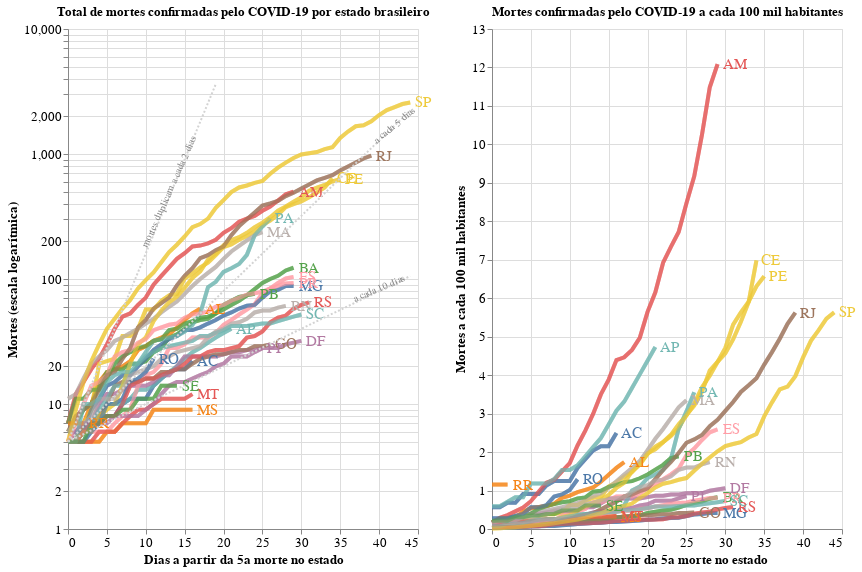

Write notebook code for a chart like this one.
### Code cell
import altair as alt

text2b = alt.Chart({'values':[{'x': 13, 'y': 500}]}).mark_text(
    text='mortes duplicam a cada 2 dias', angle=294,
    size=10,
    color = 'gray'
).encode(
    x='x:Q', y='y:Q'
)

text5b = alt.Chart({'values':[{'x': 42, 'y': 1700}]}).mark_text(
    text='a cada 5 dias', angle=320,
    size=10,
    color = 'gray'
).encode(
    x='x:Q', y='y:Q'
)

text10b = alt.Chart({'values':[{'x': 40, 'y': 84}]}).mark_text(
    text='a cada 10 dias', angle=337,
    size=10,
    color = 'gray'
).encode(
    x='x:Q', y='y:Q'
)

# Sum it all up
chart1 = alt.layer(chart, overlay, text, double2, double5, double10, text2b, text5b, text10b).properties(
    width=350,
    height=500
)

# Sum em up!
chart2 = alt.layer(chartpop + overlaypop + textpop).properties(
    width=350,
    height=500
)

alt.hconcat(chart1, chart2
).configure_axis(
    labelFontSize=13,
    titleFontSize=13
).configure_title(
    fontSize=13
).add_selection(
  selection
)

### Figure 1 — Vega-Lite specification as saved in the notebook (floating-point values rounded to 4 significant figures; data arrays with more than 128 entries replaced by an {"elided": "..."} marker saying what was removed)
{"config": {"view": {"continuousWidth": 400, "continuousHeight": 300}, "axis": {"labelFontSize": 13, "titleFontSize": 13}, "title": {"fontSize": 13}}, "hconcat": [{"layer": [{"data": {"name": "data-5e512dc811396acd23a7e8a077391844"}, "mark": {"type": "line", "opacity": 0.7, "strokeWidth": 4}, "encoding": {"color": {"condition": {"type": "nominal", "field": "state", "selection": "selector010"}, "value": "lightgray"}, "tooltip": [{"type": "nominal", "field": "state", "title": "Estado"}, {"type": "nominal", "field": "Date", "format": "%d/%m/%Y", "timeUnit": "yearmonthdate", "title": "Data"}, {"type": "nominal", "field": "Deaths", "title": "Mortes"}], "x": {"type": "quantitative", "field": "Day"}, "y": {"type": "quantitative", "field": "Deaths", "scale": {"type": "log"}}}, "selection": {"selector010": {"type": "single", "fields": ["state"]}}, "title": "Total de mortes confirmadas pelo COVID-19 por estado brasileiro"}, {"data": {"name": "data-5e512dc811396acd23a7e8a077391844"}, "mark": {"type": "line", "opacity": 0.7, "strokeWidth": 4}, "encoding": {"color": {"type": "nominal", "field": "state"}, "opacity": {"value": 0.5}, "x": {"type": "quantitative", "field": "Day"}, "y": {"type": "quantitative", "field": "Deaths", "scale": {"type": "log"}}}, "title": "Total de mortes confirmadas pelo COVID-19 por estado brasileiro", "transform": [{"filter": {"selection": "selector010"}}]}, {"data": {"name": "data-5e512dc811396acd23a7e8a077391844"}, "mark": {"type": "text", "align": "left", "dx": 5, "size": 15}, "encoding": {"color": {"type": "nominal", "field": "state", "legend": null}, "text": {"type": "nominal", "field": "state"}, "x": {"type": "quantitative", "aggregate": "max", "axis": {"title": "Dias a partir da 5a morte no estado"}, "field": "Day"}, "y": {"type": "quantitative", "aggregate": {"argmax": "Day"}, "axis": {"title": "Mortes (escala logarítmica)"}, "field": "Deaths"}}, "title": "Total de mortes confirmadas pelo COVID-19 por estado brasileiro", "transform": [{"filter": {"selection": "selector010"}}]}, {"data": {"sequence": {"start": 0, "stop": 20, "step": 1, "as": "x"}}, "mark": {"type": "line", "strokeDash": [2, 2]}, "encoding": {"color": {"value": "lightgray"}, "x": {"type": "quantitative", "field": "x"}, "y": {"type": "quantitative", "field": "value"}}, "transform": [{"calculate": "5*pow(2,(datum.x/2))", "as": "double2"}, {"fold": ["double2"]}]}, {"data": {"sequence": {"start": 0, "stop": 45, "step": 1, "as": "x"}}, "mark": {"type": "line", "strokeDash": [2, 2]}, "encoding": {"color": {"value": "lightgray"}, "x": {"type": "quantitative", "field": "x"}, "y": {"type": "quantitative", "field": "value"}}, "transform": [{"calculate": "5*pow(2,(datum.x/5))", "as": "double5"}, {"fold": ["double5"]}]}, {"data": {"sequence": {"start": 0, "stop": 45, "step": 1, "as": "x"}}, "mark": {"type": "line", "strokeDash": [2, 2]}, "encoding": {"color": {"value": "lightgray"}, "x": {"type": "quantitative", "field": "x"}, "y": {"type": "quantitative", "field": "value"}}, "transform": [{"calculate": "5*pow(2,(datum.x/10))", "as": "double10"}, {"fold": ["double10"]}]}, {"data": {"name": "data-bf3a284e2fbb064d7dde36f27f5d5a49"}, "mark": {"type": "text", "angle": 294, "color": "gray", "size": 10, "text": "mortes duplicam a cada 2 dias"}, "encoding": {"x": {"type": "quantitative", "field": "x"}, "y": {"type": "quantitative", "field": "y"}}}, {"data": {"name": "data-d1aac4e1322477c3199ccb6b764144d1"}, "mark": {"type": "text", "angle": 320, "color": "gray", "size": 10, "text": "a cada 5 dias"}, "encoding": {"x": {"type": "quantitative", "field": "x"}, "y": {"type": "quantitative", "field": "y"}}}, {"data": {"name": "data-915e058830c0a666063605132816486b"}, "mark": {"type": "text", "angle": 337, "color": "gray", "size": 10, "text": "a cada 10 dias"}, "encoding": {"x": {"type": "quantitative", "field": "x"}, "y": {"type": "quantitative", "field": "y"}}}], "height": 500, "width": 350}, {"layer": [{"layer": [{"mark": {"type": "line", "opacity": 0.7, "strokeWidth": 4}, "encoding": {"color": {"condition": {"type": "nominal", "field": "state", "selection": "selector009"}, "value": "lightgray"}, "tooltip": [{"type": "nominal", "field": "state", "title": "Estado"}, {"type": "nominal", "field": "Date", "format": "%d/%m/%Y", "timeUnit": "yearmonthdate", "title": "Data"}, {"type": "nominal", "field": "DeathPop", "format": ".2f", "title": "Proporção de Mortes"}], "x": {"type": "quantitative", "field": "Day"}, "y": {"type": "quantitative", "field": "DeathPop"}}, "selection": {"selector009": {"type": "single", "fields": ["state"]}, "selector010": {"type": "single", "fields": ["state"]}}, "title": "Mortes confirmadas pelo COVID-19 a cada 100 mil habitantes"}, {"mark": {"type": "line", "opacity": 0.7, "strokeWidth": 4}, "encoding": {"color": {"type": "nominal", "field": "state"}, "opacity": {"value": 0.5}, "x": {"type": "quantitative", "field": "Day"}, "y": {"type": "quantitative", "field": "DeathPop"}}, "title": "Mortes confirmadas pelo COVID-19 a cada 100 mil habitantes", "transform": [{"filter": {"selection": "selector009"}}]}, {"mark": {"type": "text", "align": "left", "dx": 5, "size": 15}, "encoding": {"color": {"type": "nominal", "field": "state", "legend": null}, "text": {"type": "nominal", "field": "state"}, "x": {"type": "quantitative", "aggregate": "max", "axis": {"title": "Dias a partir da 5a morte no estado"}, "field": "Day"}, "y": {"type": "quantitative", "aggregate": {"argmax": "Day"}, "axis": {"title": "Mortes a cada 100 mil habitantes"}, "field": "DeathPop"}}, "title": "Mortes confirmadas pelo COVID-19 a cada 100 mil habitantes", "transform": [{"filter": {"selection": "selector009"}}]}]}], "data": {"name": "data-5e512dc811396acd23a7e8a077391844"}, "height": 500, "width": 350}], "$schema": "https://vega.github.io/schema/vega-lite/v4.8.1.json", "datasets": {"data-5e512dc811396acd23a7e8a077391844": {"elided": "681 records"}, "data-bf3a284e2fbb064d7dde36f27f5d5a49": [{"x": 13, "y": 500}], "data-d1aac4e1322477c3199ccb6b764144d1": [{"x": 42, "y": 1700}], "data-915e058830c0a666063605132816486b": [{"x": 40, "y": 84}]}}
